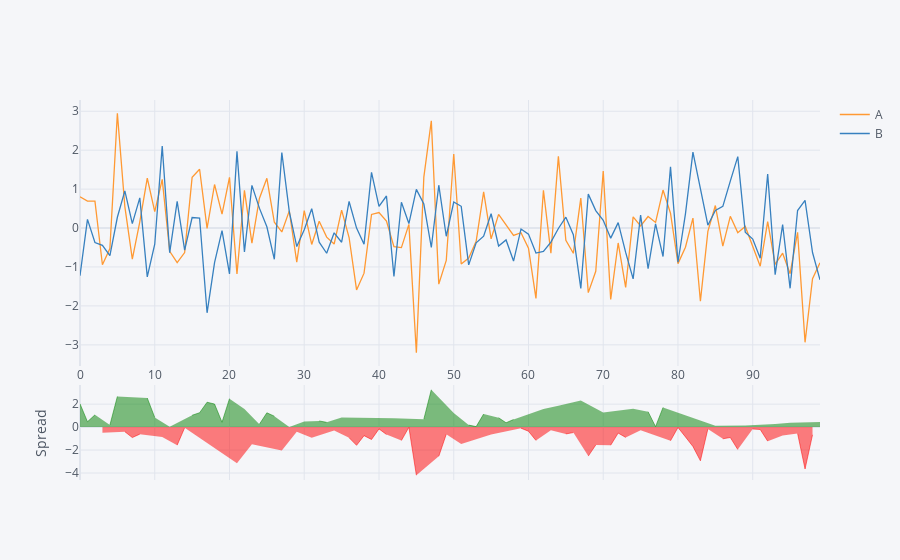

This figure's notebook cell:
### Code cell
df[['A','B']].iplot(kind='spread')
